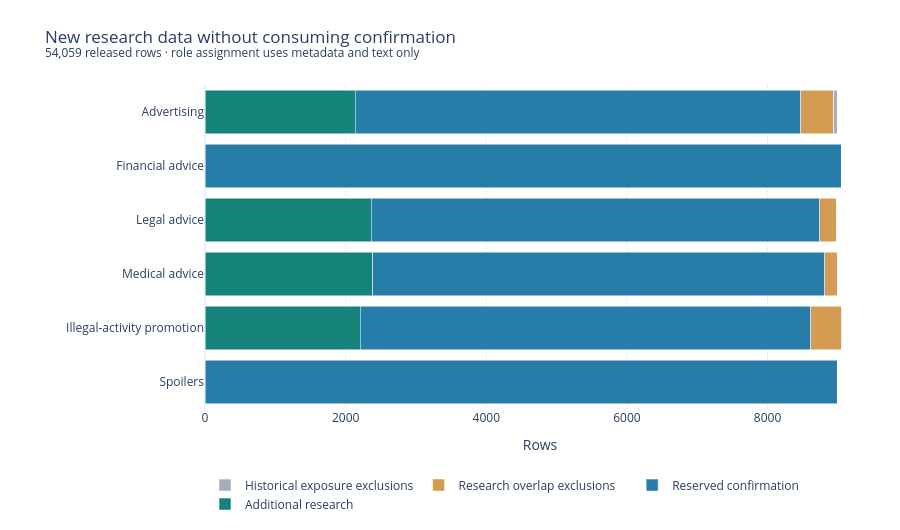

Source (notebook cell):
### Markdown cell above
## A public source, with a prospective research reserve
The host released six-policy evaluation data after the competition. Source version, archive/member hashes and original train/preview parity are verified. The partition uses policy, Public/Private metadata and normalized text before research targets are materialized. Historical exposure removes 54 reserved rows; research body/support overlap removes 1,323 research rows. No model-selection function opens the released solution file.

### Code cell
display_boundary(root)
print("Protected rows:", released["boundary"]["role_counts"]["confirmation"])
print("Target access during feature research:", expanded["audit"]["confirmation_labels_accessed"])

### Figure 1 — Plotly figure (JSON) as saved in the notebook; plotly's stock layout.template omitted (floating-point values rounded to 4 significant figures)
{"data": [{"hovertemplate": "%{y}<br>%{x:,} rows<extra>Additional research</extra>", "marker": {"color": "#16837b"}, "name": "Additional research", "orientation": "h", "type": "bar", "x": [2140, 0, 2366, 2389, 2211, 0], "y": ["Advertising", "Financial advice", "Legal advice", "Medical advice", "Illegal-activity promotion", "Spoilers"]}, {"hovertemplate": "%{y}<br>%{x:,} rows<extra>Reserved confirmation</extra>", "marker": {"color": "#277da8"}, "name": "Reserved confirmation", "orientation": "h", "type": "bar", "x": [6331, 9046, 6379, 6426, 6402, 8992], "y": ["Advertising", "Financial advice", "Legal advice", "Medical advice", "Illegal-activity promotion", "Spoilers"]}, {"hovertemplate": "%{y}<br>%{x:,} rows<extra>Research overlap exclusions</extra>", "marker": {"color": "#d49b52"}, "name": "Research overlap exclusions", "orientation": "h", "type": "bar", "x": [469, 0, 238, 178, 438, 0], "y": ["Advertising", "Financial advice", "Legal advice", "Medical advice", "Illegal-activity promotion", "Spoilers"]}, {"hovertemplate": "%{y}<br>%{x:,} rows<extra>Historical exposure exclusions</extra>", "marker": {"color": "#a6afb9"}, "name": "Historical exposure exclusions", "orientation": "h", "type": "bar", "x": [48, 5, 0, 0, 1, 0], "y": ["Advertising", "Financial advice", "Legal advice", "Medical advice", "Illegal-activity promotion", "Spoilers"]}], "layout": {"barmode": "stack", "height": 530, "legend": {"orientation": "h", "y": -0.19}, "margin": {"b": 105, "l": 205, "r": 25, "t": 85}, "title": {"text": "New research data without consuming confirmation<br><sup>54,059 released rows · role assignment uses metadata and text only</sup>"}, "xaxis": {"title": {"text": "Rows"}}, "yaxis": {"autorange": "reversed"}}}
